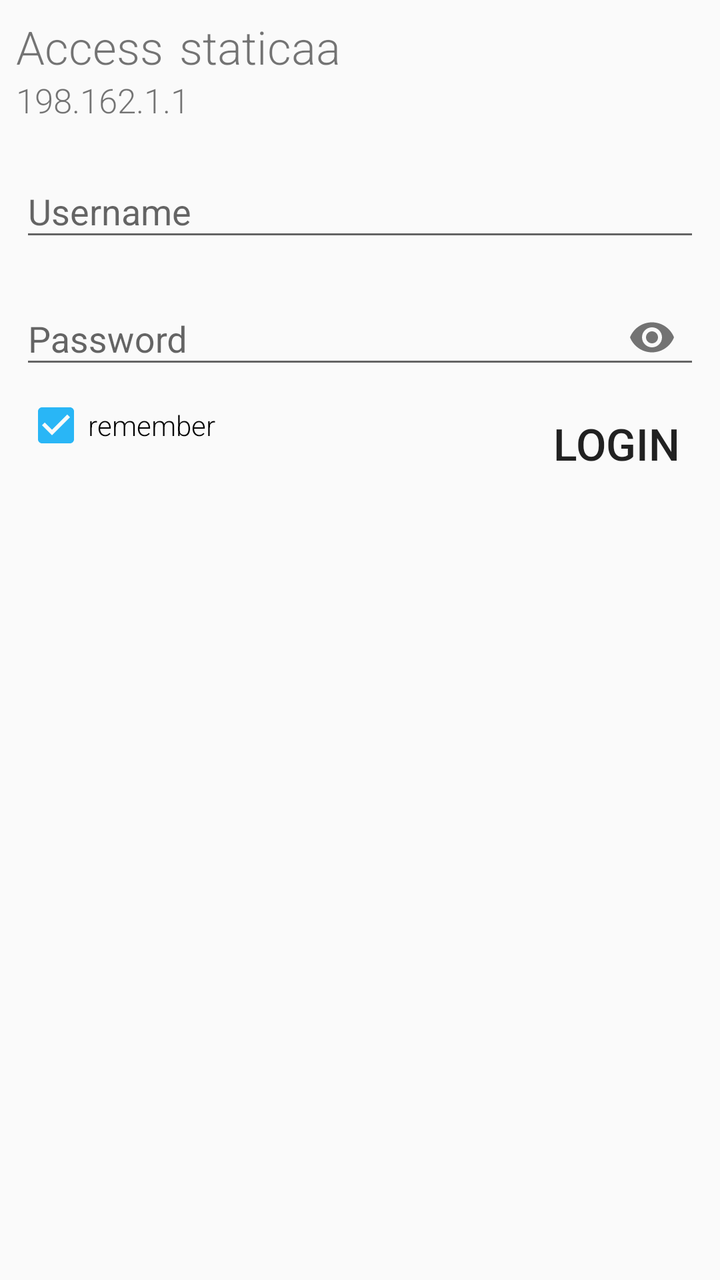
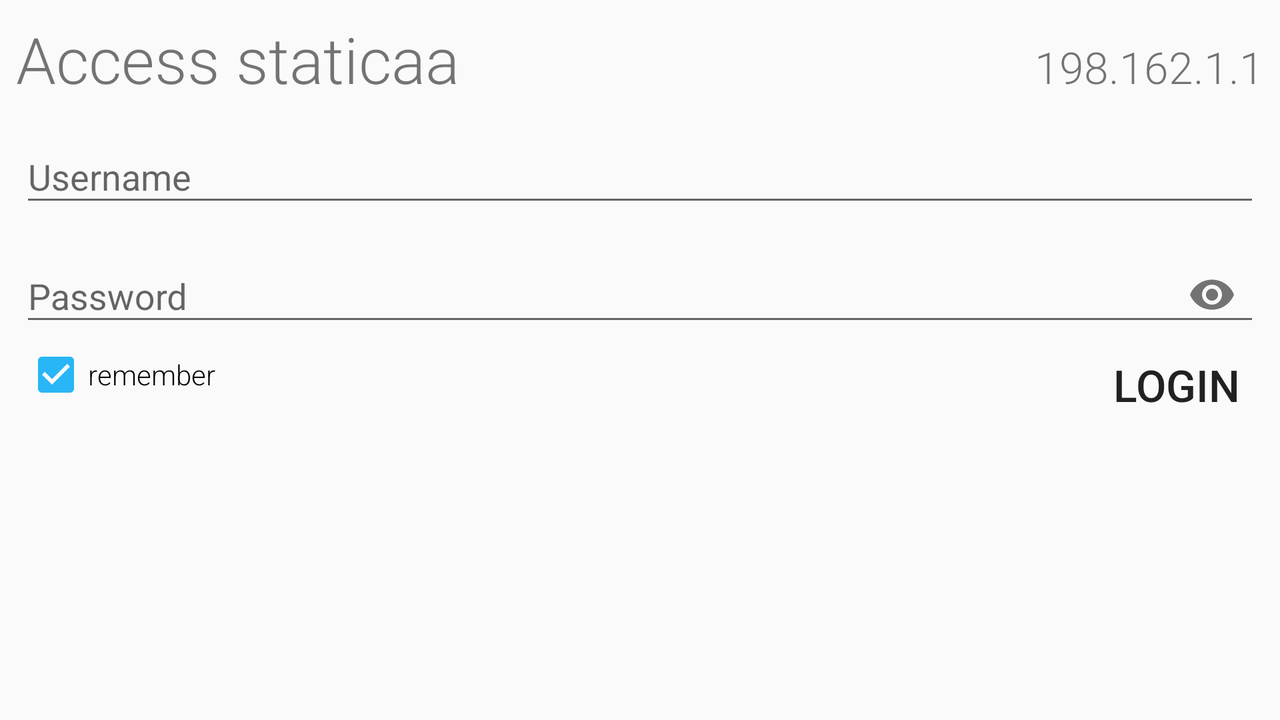

An Android layout and its configuration variant, each rendered on a device that would load it. The default file and the variant file are quoted in full after the pictures.
<!-- AndroidManifest.xml: application theme AppTheme -->
<!-- res/layout/fragment_login.xml -->
<?xml version="1.0" encoding="utf-8"?>
<android.support.constraint.ConstraintLayout xmlns:android="http://schemas.android.com/apk/res/android"
    xmlns:app="http://schemas.android.com/apk/res-auto"
    xmlns:tools="http://schemas.android.com/tools"
    android:layout_width="match_parent"
    android:layout_height="match_parent"
    tools:context="com.mikwee.timebrowser.activities.SmbActivity">

    
    <TextView
        android:id="@+id/login_title"
        android:layout_width="wrap_content"
        android:layout_height="wrap_content"

        android:layout_marginLeft="8dp"

        android:layout_marginTop="8dp"
        android:fontFamily="sans-serif-light"
        android:text="@string/login_title"

        android:textSize="@dimen/activity_subtitle_s"
        app:layout_constraintLeft_toLeftOf="parent"
        app:layout_constraintTop_toTopOf="parent" />

    <TextView
        android:id="@+id/host_title"
        android:layout_width="0dp"
        android:layout_height="wrap_content"

        android:layout_marginLeft="8dp"
        android:layout_marginRight="8dp"

        android:fontFamily="sans-serif-light"
        android:textSize="@dimen/activity_subtitle_s"
        app:layout_constraintBaseline_toBaselineOf="@+id/login_title"

        app:layout_constraintHorizontal_bias="0.4"
        app:layout_constraintLeft_toRightOf="@id/login_title"
        app:layout_constraintRight_toRightOf="parent"
        tools:text="staticaa" />

    
    <TextView
        android:id="@+id/ip"
        android:layout_width="wrap_content"
        android:layout_height="wrap_content"

        android:fontFamily="sans-serif-light"
        android:textSize="@dimen/activity_subtitle_ss"
        app:layout_constraintLeft_toLeftOf="parent"

        app:layout_constraintStart_toStartOf="@+id/login_title"
        app:layout_constraintTop_toBottomOf="@+id/login_title"
        tools:text="198.162.1.1" />

    
    <android.support.design.widget.TextInputLayout
        android:id="@+id/username_label"
        android:layout_width="0dp"

        android:layout_height="wrap_content"
        android:layout_marginBottom="8dp"
        android:layout_marginLeft="10dp"
        android:layout_marginRight="10dp"
        android:layout_marginTop="12dp"

        app:layout_constraintLeft_toLeftOf="parent"
        app:layout_constraintRight_toRightOf="parent"
        app:layout_constraintTop_toBottomOf="@id/ip">

        <EditText
            android:id="@+id/username_input"
            android:layout_width="match_parent"
            android:layout_height="wrap_content"
            android:hint="Username" />

    </android.support.design.widget.TextInputLayout>

    
    <android.support.design.widget.TextInputLayout
        android:id="@+id/password_label"
        android:layout_width="0dp"
        android:layout_height="wrap_content"

        android:layout_marginBottom="8dp"
        android:layout_marginLeft="10dp"
        android:layout_marginRight="10dp"
        android:layout_marginTop="8dp"

        app:layout_constraintLeft_toLeftOf="parent"
        app:layout_constraintRight_toRightOf="parent"
        app:layout_constraintTop_toBottomOf="@+id/username_label"
        app:passwordToggleEnabled="true">

        <android.support.design.widget.TextInputEditText
            android:id="@+id/password_input"
            android:layout_width="match_parent"
            android:layout_height="wrap_content"
            android:hint="Password"
            android:inputType="textPassword" />


    </android.support.design.widget.TextInputLayout>

    
    <Button
        android:id="@+id/login_button"
        android:layout_width="wrap_content"
        android:layout_height="42dp"

        android:layout_marginEnd="8dp"
        android:layout_marginLeft="8dp"
        android:layout_marginRight="8dp"

        android:layout_marginTop="8dp"

        android:background="@drawable/button_round"
        android:text="@string/login_button"

        android:textSize="@dimen/activity_button"
        app:layout_constraintEnd_toEndOf="parent"
        app:layout_constraintLeft_toLeftOf="parent"
        app:layout_constraintTop_toBottomOf="@+id/password_label" />

    
    <ProgressBar
        android:id="@+id/loading_login"
        style="?android:attr/progressBarStyle"
        android:layout_width="wrap_content"
        android:layout_height="wrap_content"

        android:layout_marginLeft="8dp"
        android:layout_marginRight="8dp"
        android:layout_marginTop="8dp"
        android:visibility="gone"

        app:layout_constraintLeft_toLeftOf="parent"
        app:layout_constraintRight_toRightOf="parent"
        app:layout_constraintTop_toBottomOf="@id/password_label" />

    
    <CheckBox
        android:id="@+id/cb_remember"
        android:layout_width="wrap_content"
        android:layout_height="wrap_content"
        android:layout_marginLeft="12dp"
        android:layout_marginStart="12dp"
        android:layout_marginTop="4dp"
        android:checked="true"
        android:fontFamily="sans-serif-light"
        android:text="@string/login_remember"
        app:layout_constraintStart_toStartOf="parent"
        app:layout_constraintTop_toBottomOf="@id/password_label" />


</android.support.constraint.ConstraintLayout>
<!-- resources referenced by this layout -->
<resources>
  <dimen name="activity_button">22sp</dimen>
  <dimen name="activity_subtitle_s">23sp</dimen>
  <dimen name="activity_subtitle_ss">17sp</dimen>
  <!-- drawable button_round (drawable) -->
  <?xml version="1.0" encoding="utf-8"?>
  <selector xmlns:android="http://schemas.android.com/apk/res/android">
      <item android:drawable="@drawable/button_round_pressed" android:state_enabled="true" android:state_pressed="true" />
      <item android:drawable="@drawable/button_round_pressed" android:state_enabled="true" android:state_focused="true" />
      <item android:drawable="@drawable/button_round_enabled" android:state_enabled="true" />
  </selector>
  <string name="login_button">login</string>
  <string name="login_remember">remember</string>
  <string name="login_title">Access </string>
  <style name="AppTheme" parent="Theme.AppCompat.Light">
          <item name="colorPrimary">@color/colorPrimary</item>
          <item name="colorPrimaryDark">@color/colorPrimaryDark</item>
          <item name="colorAccent">@color/colorAccent</item>
      </style>
  <color name="colorPrimary">#ffe082</color>
  <color name="colorPrimaryDark">#ffca28</color>
  <color name="colorAccent">#29b6f6</color>
</resources>
<!-- res/layout-land/fragment_login.xml (the repository's variant of the layout above) -->
<!-- drawn on the phone turned sideways -->
<?xml version="1.0" encoding="utf-8"?>
<android.support.constraint.ConstraintLayout xmlns:android="http://schemas.android.com/apk/res/android"
    xmlns:app="http://schemas.android.com/apk/res-auto"
    xmlns:tools="http://schemas.android.com/tools"
    android:layout_width="match_parent"
    android:layout_height="match_parent"
    tools:context="com.mikwee.timebrowser.activities.SmbActivity">

    
    <TextView
        android:id="@+id/login_title"
        android:layout_width="wrap_content"
        android:layout_height="wrap_content"

        android:layout_marginLeft="8dp"
        android:layout_marginTop="8dp"

        android:fontFamily="sans-serif-light"
        android:text="@string/login_title"
        android:textSize="@dimen/activity_title_s"

        app:layout_constraintLeft_toLeftOf="parent"
        app:layout_constraintTop_toTopOf="parent" />

    <TextView
        android:id="@+id/host_title"
        android:layout_width="0dp"
        android:layout_height="wrap_content"

        android:layout_marginLeft="8dp"
        android:layout_marginTop="8dp"

        android:fontFamily="sans-serif-light"
        android:textSize="@dimen/activity_title_s"

        app:layout_constraintLeft_toRightOf="@id/login_title"
        app:layout_constraintTop_toTopOf="parent"
        tools:text="staticaa" />

    
    <TextView
        android:id="@+id/ip"
        android:layout_width="0dp"
        android:layout_height="wrap_content"

        android:layout_marginEnd="8dp"

        android:fontFamily="sans-serif-light"
        android:textSize="22sp"
        app:layout_constraintBaseline_toBaselineOf="@+id/host_title"
        app:layout_constraintEnd_toEndOf="parent"
        tools:text="198.162.1.1" />

    
    <android.support.design.widget.TextInputLayout
        android:id="@+id/username_label"
        android:layout_width="0dp"

        android:layout_height="wrap_content"
        android:layout_marginLeft="10dp"
        android:layout_marginRight="10dp"
        android:layout_marginTop="8dp"

        app:layout_constraintLeft_toLeftOf="parent"
        app:layout_constraintRight_toRightOf="parent"
        app:layout_constraintTop_toBottomOf="@id/ip">

        <EditText
            android:id="@+id/username_input"
            android:layout_width="match_parent"
            android:layout_height="wrap_content"
            android:hint="Username" />

    </android.support.design.widget.TextInputLayout>

    
    <android.support.design.widget.TextInputLayout
        android:id="@+id/password_label"
        android:layout_width="0dp"
        android:layout_height="wrap_content"

        android:layout_marginLeft="10dp"
        android:layout_marginRight="10dp"
        android:layout_marginTop="4dp"

        app:layout_constraintLeft_toLeftOf="parent"
        app:layout_constraintRight_toRightOf="parent"
        app:layout_constraintTop_toBottomOf="@+id/username_label"
        app:passwordToggleEnabled="true">

        <android.support.design.widget.TextInputEditText
            android:id="@+id/password_input"
            android:layout_width="match_parent"
            android:layout_height="wrap_content"
            android:hint="Password"
            android:inputType="textPassword" />


    </android.support.design.widget.TextInputLayout>

    
    <Button
        android:id="@+id/login_button"
        android:layout_width="wrap_content"
        android:layout_height="42dp"

        android:layout_marginEnd="8dp"
        android:layout_marginLeft="8dp"
        android:layout_marginRight="8dp"

        android:background="@drawable/button_round"

        android:text="@string/login_button"
        android:textSize="@dimen/activity_button"

        app:layout_constraintEnd_toEndOf="parent"
        app:layout_constraintLeft_toLeftOf="parent"
        app:layout_constraintTop_toBottomOf="@+id/password_label" />

    
    <ProgressBar
        android:id="@+id/loading_login"
        style="?android:attr/progressBarStyle"
        android:layout_width="wrap_content"
        android:layout_height="wrap_content"

        android:layout_marginLeft="8dp"
        android:layout_marginRight="8dp"
        android:layout_marginTop="8dp"
        android:visibility="gone"

        app:layout_constraintLeft_toLeftOf="parent"
        app:layout_constraintRight_toRightOf="parent"
        app:layout_constraintTop_toBottomOf="@id/password_label" />

    
    <CheckBox
        android:id="@+id/cb_remember"
        android:layout_width="wrap_content"
        android:layout_height="wrap_content"
        android:layout_marginLeft="12dp"
        android:layout_marginStart="12dp"
        android:checked="true"
        android:text="@string/login_remember"
        app:layout_constraintStart_toStartOf="parent"
        app:layout_constraintTop_toBottomOf="@id/password_label"
        android:fontFamily="sans-serif-light"/>


</android.support.constraint.ConstraintLayout>
<!-- resources referenced by the variant -->
<!-- as the phone turned sideways resolves them -->
<resources>
  <dimen name="activity_button">22sp</dimen>
  <dimen name="activity_title_s">32sp</dimen>
  <!-- drawable button_round (drawable) -->
  <?xml version="1.0" encoding="utf-8"?>
  <selector xmlns:android="http://schemas.android.com/apk/res/android">
      <item android:drawable="@drawable/button_round_pressed" android:state_enabled="true" android:state_pressed="true" />
      <item android:drawable="@drawable/button_round_pressed" android:state_enabled="true" android:state_focused="true" />
      <item android:drawable="@drawable/button_round_enabled" android:state_enabled="true" />
  </selector>
  <string name="login_button">login</string>
  <string name="login_remember">remember</string>
  <string name="login_title">Access </string>
  <style name="AppTheme" parent="Theme.AppCompat.Light">
          <item name="colorPrimary">@color/colorPrimary</item>
          <item name="colorPrimaryDark">@color/colorPrimaryDark</item>
          <item name="colorAccent">@color/colorAccent</item>
      </style>
  <color name="colorPrimary">#ffe082</color>
  <color name="colorPrimaryDark">#ffca28</color>
  <color name="colorAccent">#29b6f6</color>
</resources>
